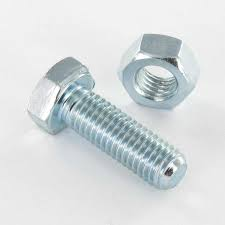
#> input picture boulon_entier.jpg, 225 x 225 px
$ python test_img.py
#> lines starting #> are read from the running program, lines starting #| are printed output that depends on the picture
from skimage import morphology, transform, feature, measure
import skimage as ski
import numpy as np
import matplotlib.pyplot as plt
import os
from sklearn.cluster import KMeans
from scipy import ndimage

img_test = [np.array([[256,256,256],[256,256,256]]),
            np.array([[256,256,256],[256,256,256]])]
img_test = [np.array([[256,256,256],[239,239,239]]),
            np.array([[0,0,0],[0,0,0]])]
plt.figure()
plt.imshow(img_test)
plt.show()
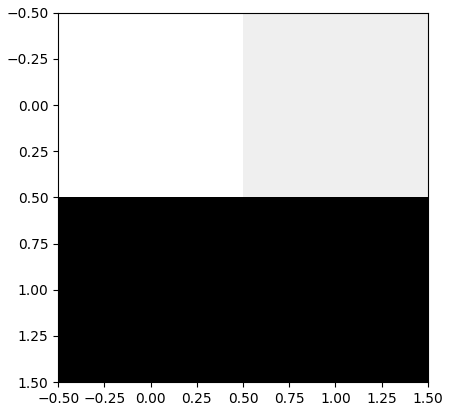
#> figure drawn by matplotlib, 1 panel


# Charger l'image
image = ski.io.imread('boulon_entier.jpg')
#> image is the input picture: shape (225, 225, 3); mean R, G, B 214.5, 219.3, 220.7
# Convertir en niveaux de gris
gray_image = ski.color.rgb2gray(image)
#/!\ Par région (watershed)
gradient = ski.filters.sobel(gray_image)
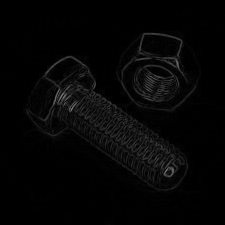
#> gradient: shape (225, 225) float64; min 0, max 0.493, mean 0.0221

#histogramme gradiant pour marqueurs
# hist3, hist_centers3 = ski.exposure.histogram(gradient)
# fig, axes = plt.subplots(1, 2, figsize=(8, 3))
# axes[0].imshow(gradient, cmap=plt.cm.gray)
# axes[0].set_axis_off()
# axes[1].plot(hist_centers3, hist3, lw=2)
# axes[1].set_title('histogram of gray values')

# Définir les marqueurs
markers = np.zeros_like(gray_image)
foreground, background = 1, 2
seuil = 0.025 #[0;1]
markers[gradient < seuil] = background
markers[gradient > seuil] = foreground
#> (the run stopped early here; a loop or call above may not have finished)

$ run again, with test.jpg copied over boulon_entier.jpg
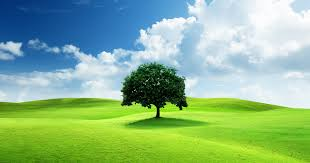
#> input picture test.jpg, 310 x 163 px
#> image is the input picture: shape (163, 310, 3); mean R, G, B 139.8, 183.4, 140
#> `gray_image = ski.color.rgb2gray(image)`:
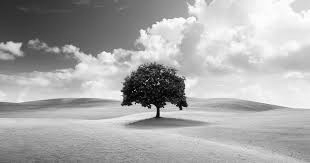
#> gray_image: shape (163, 310) float64; min 0.00561, max 1, mean 0.671
#> `gradient = ski.filters.sobel(gray_image)`:
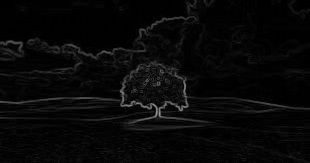
#> gradient: shape (163, 310) float64; min 0, max 0.609, mean 0.0336

$ run again, with 0_data_base_color_nut.png saved as boulon_entier.jpg
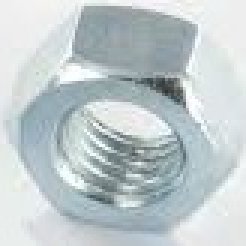
#> input picture 0_data_base_color_nut.png, 82 x 82 px (shown 3 times larger)
#> image is the input picture: shape (82, 82, 3); mean R, G, B 192.2, 202.3, 204.7
#> `gradient = ski.filters.sobel(gray_image)`:
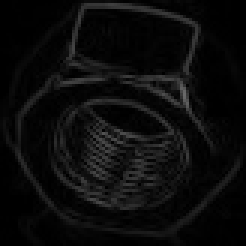
#> gradient: shape (82, 82) float64 (shown 3 times larger); min 0, max 0.414, mean 0.0462
